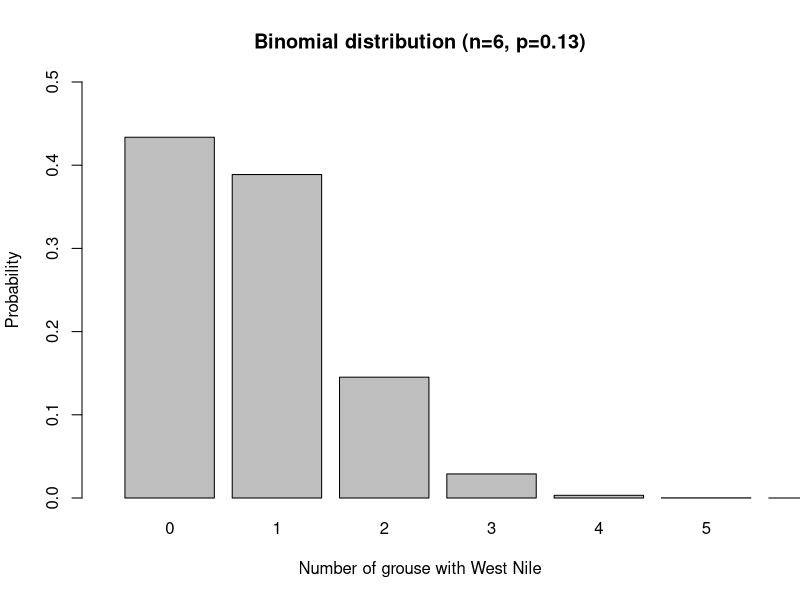
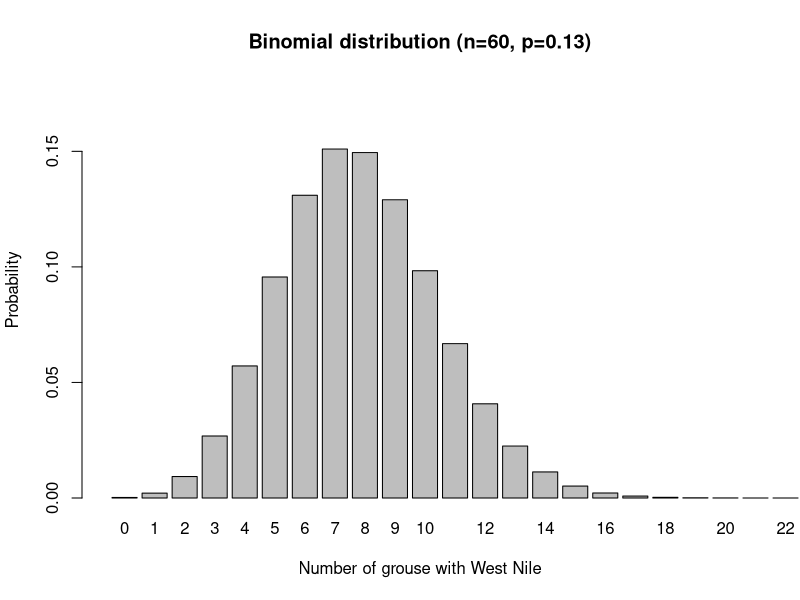
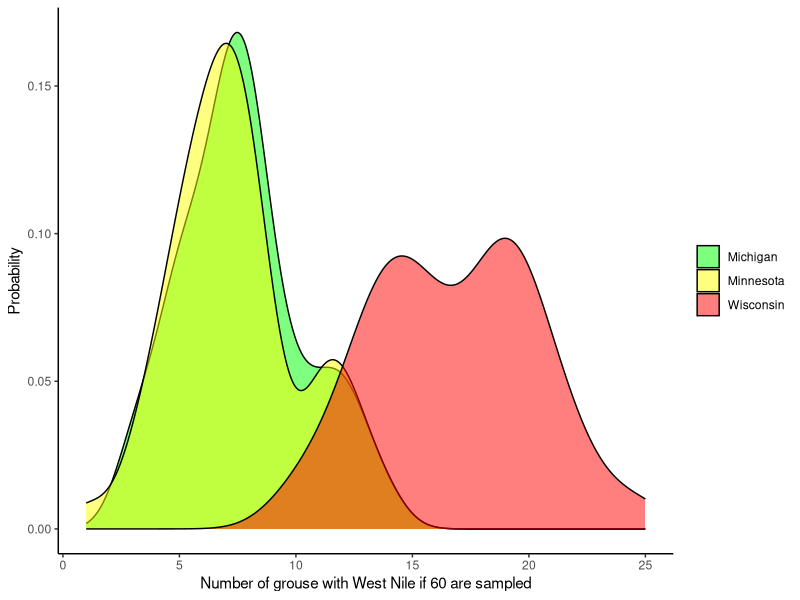

Recreate these plots in R, in order.
## ---- chunk 1

library(knitr)
library(kableExtra)
library(tidyverse)
virus<-tribble(
  ~`State`, ~`Number of grouse sampled`, ~`Number of grouse with West Nile`, ~`Proportion of grouse with West Nile`,
  "Michigan", 213, 28, 0.13,
  "Minnesota", 273, 34, 0.12,
  "Wisconsin", 235, 68, 0.29 
  )

knitr::kable((virus[,]), caption = 'State results of West Nile occurrence in ruffed grouse.') %>% 
   kable_styling(bootstrap_options = "bordered",
                full_width = FALSE)
## ---- chunk 2
graph <- function(n,p,title,ymax,xmax){
  x <- dbinom(0:n,size=n,prob=p)
  barplot(x,ylim=c(0,ymax),xlim=c(0,xmax),
          names.arg=0:n,
          xlab="Number of grouse with West Nile",
          ylab="Probability",
         main=sprintf(paste(title)))
}

graph(6,0.13,"Binomial distribution (n=6, p=0.13)",0.5,7)
## ---- chunk 3
graph(60,0.13,"Binomial distribution (n=60, p=0.13)",0.18, 25)
## ---- chunk 4
library(tidyverse)

summarize.binomial.observations <- function(trials, theta, observations) {
  sample.space <- c(1,0)
  results <- 1:observations %>%
  map_int(function(x)
    as.integer(
      sum(
        sample(sample.space, size = trials, replace = TRUE, prob = c(theta, 1 - theta))
      )
    )
  )
  return(results)
}

summary.mich <- summarize.binomial.observations(60, 0.13, 60)
mich<- data.frame(virus <- summary.mich, state="Michigan") 
names(mich) <- c("virus", "state")

summary.minn <- summarize.binomial.observations(60, 0.12, 60)
minn<- data.frame(virus <- summary.minn, state="Minnesota") 
names(minn) <- c("virus", "state")

summary.wisc <- summarize.binomial.observations(60, 0.29, 60)
wisc<- data.frame(virus <- summary.wisc, state="Wisconsin") 
names(wisc) <- c("virus", "state")

gg <- rbind(mich, minn, wisc)

p.grouse<- ggplot() + 
  geom_density(aes(x = gg$virus, y = ..density.., fill=gg$state), alpha=0.5)+
  xlab("Number of grouse with West Nile if 60 are sampled")+
  ylab("Probability")+
   scale_fill_manual(values=c("green","yellow", "red"))+
  theme(panel.background = element_rect(fill = "NA"),
        axis.line = element_line(color="black"),
        legend.title=element_blank())
p.grouse
